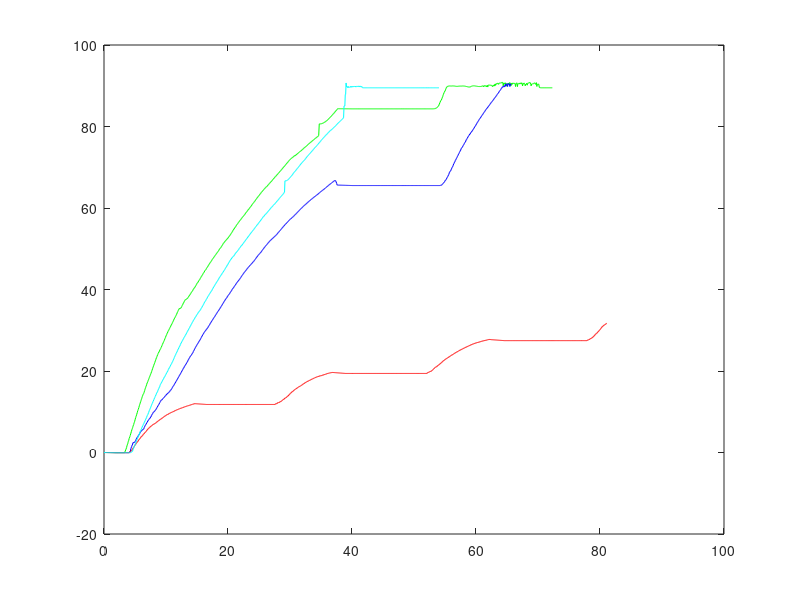

MATLAB code for this plot:
% load TSC10D.txt;
% x = TSC10D(:,1);
% y = TSC10D(:,2);
% plot(x,y)
% hold on
% load TSC10S.txt;
% x2 = TSC10S(:,1);
% y2 = TSC10S(:,2);
% plot(x2,y2)
% 
% load TSC10Up.txt;
% x3 = TSC10Up(:,1);
% y3 = TSC10Up(:,2);
% plot(x3,y3)
% 
% 
% % load Straight4.txt;
% % x4 = Straight4(:,1);
% % y4 = Straight4(:,2);
% % plot(x4,y4)
% % 
% % load Straight5.txt;
% % x5 = Straight5(:,1);
% % y5 = Straight5(:,2);
% % plot(x5,y5)
% line([11 30] , [0 0]);
% hold off
% load OrientationCont2.txt;
% x = OrientationCont2(:,1);
% y = OrientationCont2(:,2);
% z = OrientationCont2(:,3);
% plot(x,y)
% hold on
% plot (x,z)
% 
% load OrientationCont3.txt;
% x2 = OrientationCont3(:,1);
% y2 = OrientationCont3(:,2);
% z2 = OrientationCont3(:,3);
% plot(x2,y2)
% 
% plot (x2,z2)
% load OrientationCont4.txt;
% x3 = OrientationCont4(:,1);
% y3 = OrientationCont4(:,2);
% z3 = OrientationCont4(:,3);
% plot(x3,y3)
% 
% plot (x3,z3)
% hold off

load PivotQuart.txt;
x = PivotQuart(:,1);
y = PivotQuart(:,2);

plot(x,y, 'color','green')
hold on


load PivotHalf.txt;
x2 = PivotHalf(:,1);
y2 = PivotHalf(:,2);
plot(x2,y2, 'color', 'blue')

load PivotFull.txt;
x3 = PivotFull(:,1);
y3 = PivotFull(:,2);

plot(x3,y3, 'color', 'red')

load PivotZero.txt;
x4 = PivotZero(:,1);
y4 = PivotZero(:,2);

plot(x4,y4, 'color', 'cyan')
hold off
